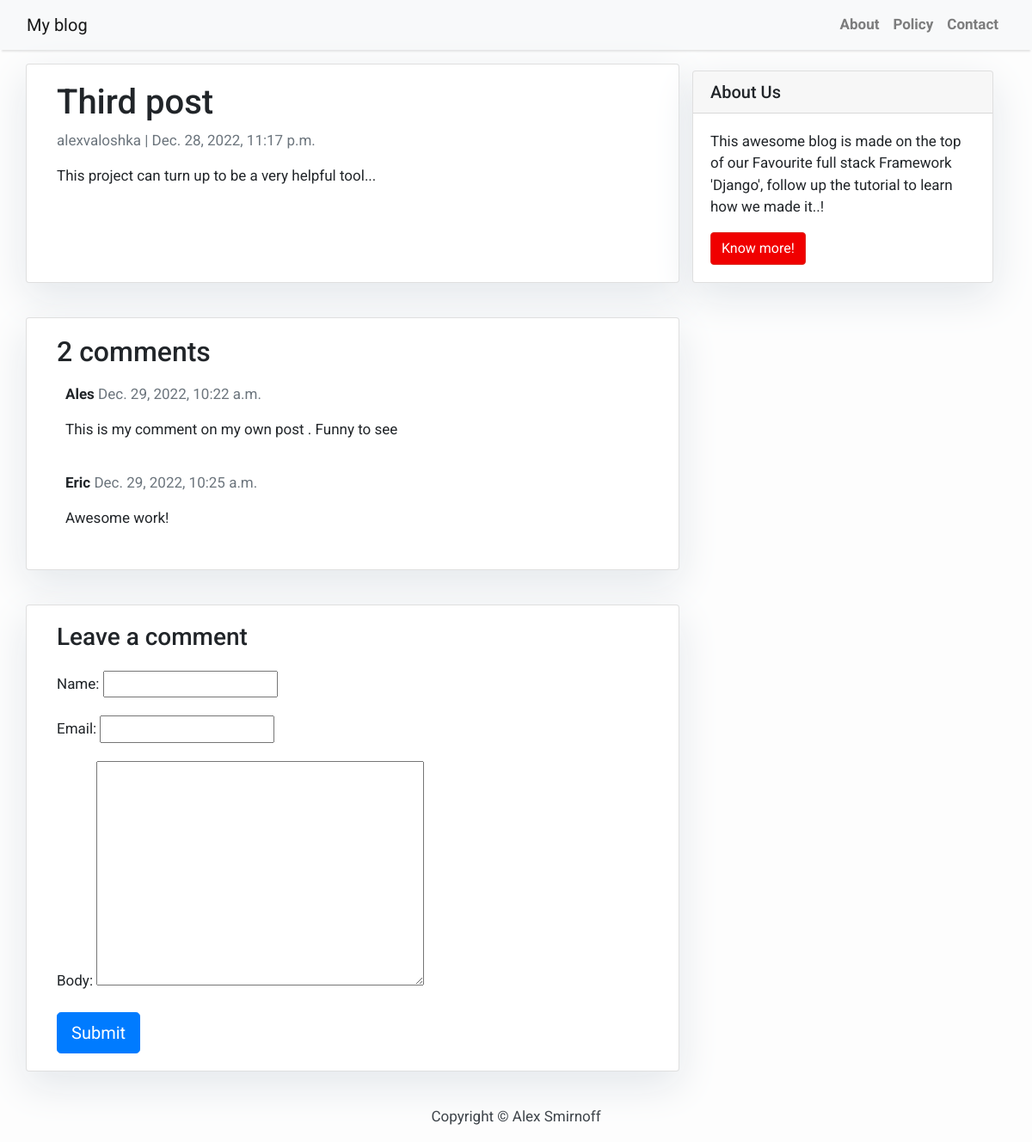
/third-post/, run on an earlier commit of the app's database.
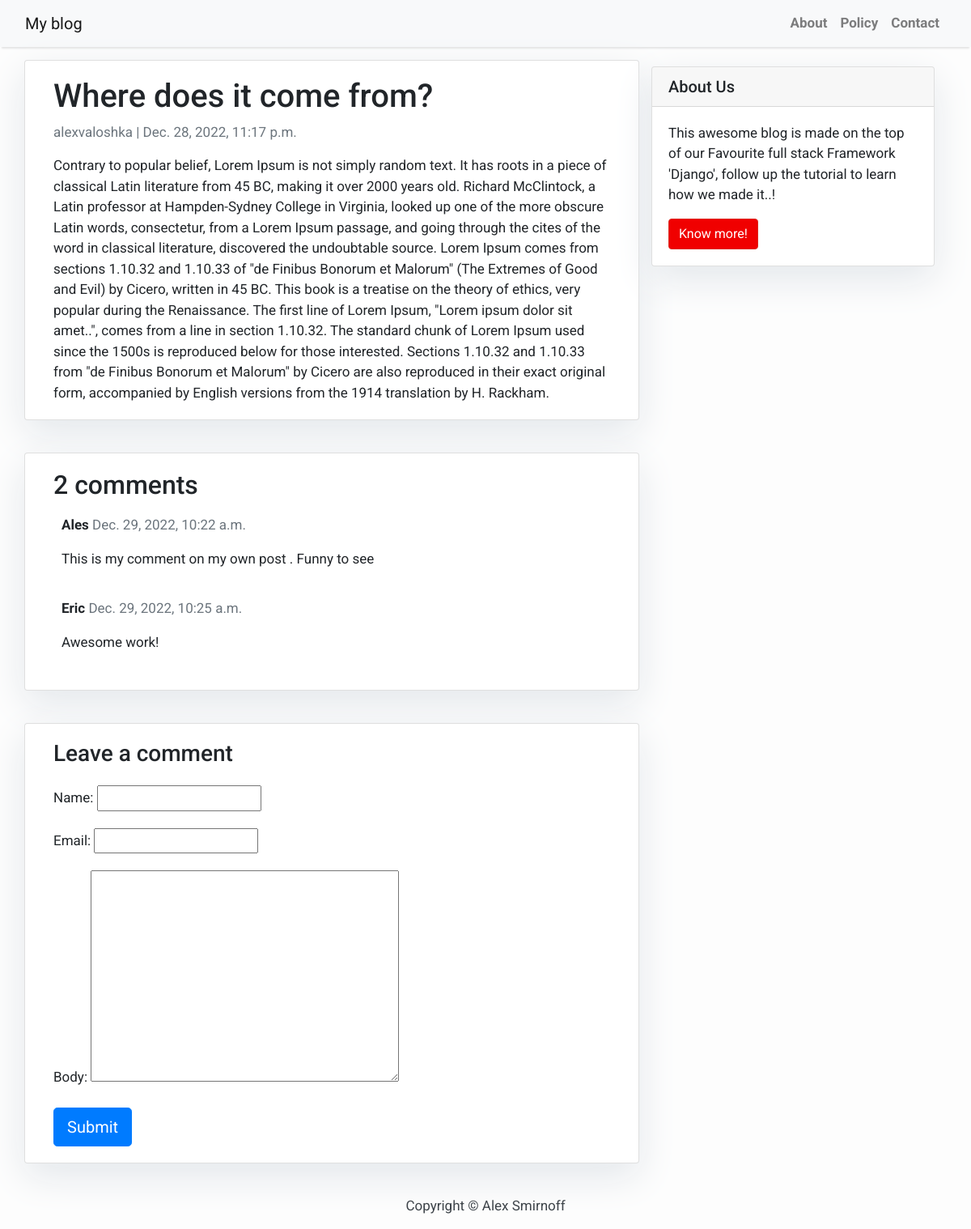
And on a later commit of the database.
### application/models.py (models this page shows, shortened)
class Post(models.Model):
    title = models.CharField(max_length=200, unique=True)
    slug = models.SlugField(max_length=200, unique=True)
    author = models.ForeignKey(User, on_delete= models.CASCADE,related_name='blog_posts')
    updated_on = models.DateTimeField(auto_now= True)
    content = models.TextField()
    created_on = models.DateTimeField(auto_now_add=True)
    status = models.IntegerField(choices=STATUS, default=0)
    class Meta:
        ordering = ['-created_on']

### application/views.py (the view)
# urls.py: path('<slug:slug>/', views.post_detail, name='post_detail'),
def post_detail(request, slug):
    template_name = 'post_detail.html'
    post = get_object_or_404(Post, slug=slug)
    comments = post.comments.filter(active=True)
    new_comment = None
    if request.method == 'POST':
        comment_form = CommentForm(data=request.POST)
        if comment_form.is_valid():
            new_comment = comment_form.save(commit=False)
            new_comment.post = post
            new_comment.save()
    else:
        comment_form = CommentForm()
    return render(request, template_name, {'post': post,
                                           'comments': comments,
                                           'new_comment': new_comment,
                                           'comment_form': comment_form})

### application/forms.py
class CommentForm(forms.ModelForm):
    class Meta:
        model = Comment
        fields = ('name', 'email', 'body')

### application/templates/post_detail.html (shortened to what this page needs)
 {% extends 'base.html' %} {% block content %}
<div class="container">
  <div class="row">
    <div class="col-md-8 card mb-4  mt-3 left  top">
      <div class="card-body">
        <h1>{% block title %} {{ post.title }} {% endblock title %}</h1>
        <p class=" text-muted">{{ post.author }} | {{ post.created_on }}</p>
        <p class="card-text ">{{ post.content | safe }}</p>
      </div>
    </div>
    {% block sidebar %} {% include 'sidebar.html' %} {% endblock sidebar %}
    <div class="col-md-8 card mb-4  mt-3 ">
      <div class="card-body">
        <h2>{{ comments.count }} comments</h2>
        {% for comment in comments %}
        <div class="comments" style="padding: 10px;">
          <p class="font-weight-bold">
            {{ comment.name }}
            <span class=" text-muted font-weight-normal">
              {{ comment.created_on }}
            </span>
          </p>
          {{ comment.body | linebreaks }}
        </div>
        {% endfor %}
      </div>
    </div>
    <div class="col-md-8 card mb-4  mt-3 ">
      <div class="card-body">
        {% if new_comment %}
        <div class="alert alert-success" role="alert">
          Your comment is awaiting moderation
        </div>
        {% else %}
        <h3>Leave a comment</h3>
        <form method="post" style="margin-top: 1.3em;">
          {{ comment_form.as_p }}
          <button type="submit" class="btn btn-primary  btn-lg">Submit</button>
        </form>
        {% endif %}
      </div>
    </div>
  </div>
</div>
{% endblock content %}

What changed in the data, as far as the page shows it:
changed Post "alexvaloshka": title "Third post" → "Where does it come from?"; content "This project can turn up to be a very helpful tool..." → "Contrary to popular belief, Lorem Ipsum is not simply random text. It has roots in a piece of classical Latin literature from 45 BC, making it over 2000 years old. Richard McClintock, a Latin professor at Hampden-Sydney College in Virginia, looked up one of the more obscure Latin words, consectetur, from a Lorem Ipsum passage, and going through the cites of the word in classical literature, discovered the undoubtable source. Lorem Ipsum comes from sections 1.10.32 and 1.10.33 of \"de Finibus Bonorum et Malorum\" (The Extremes of Good and Evil) by Cicero, written in 45 BC. This book is a treatise on the theory of ethics, very popular during the Renaissance. The first line of Lorem Ipsum,…"
